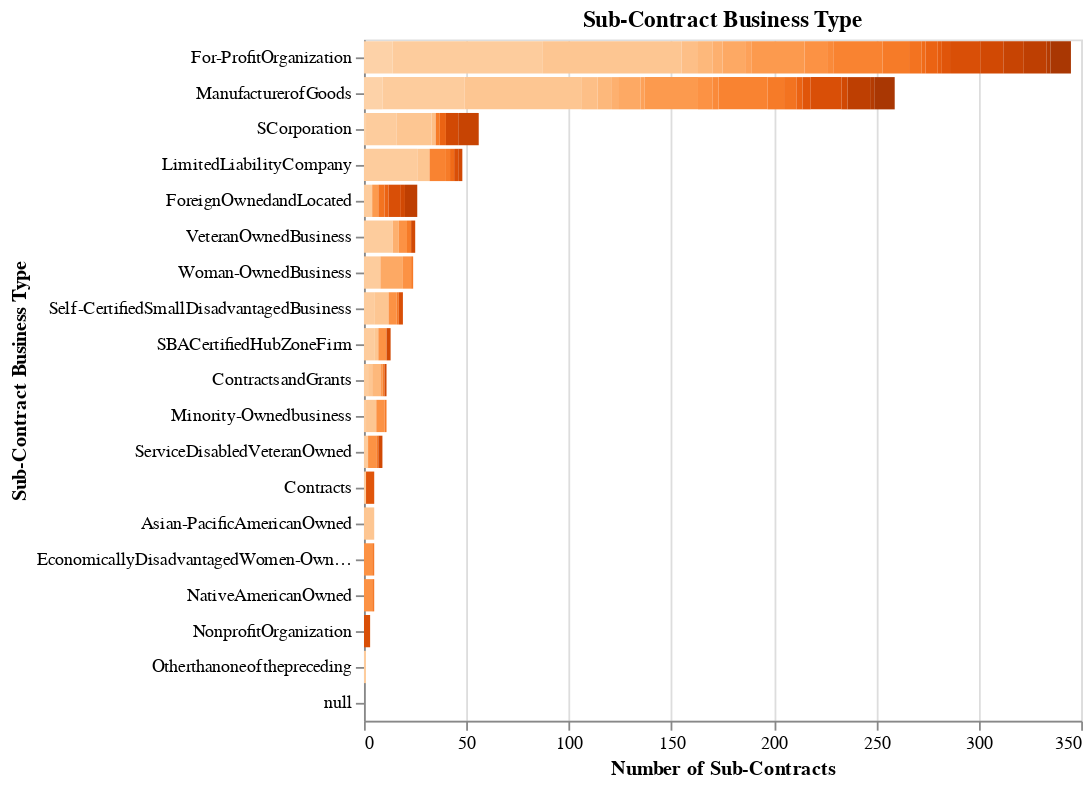

The cell this chart's notebook holds for it:
### Code cell
bars

### Figure 1 — Vega-Lite specification as saved in the notebook (floating-point values rounded to 4 significant figures; data arrays with more than 128 entries replaced by an {"elided": "..."} marker saying what was removed)
{"config": {"view": {"continuousWidth": 400, "continuousHeight": 300}}, "data": {"name": "data-efec88f1413e137abf2a45da7c81c3bf"}, "mark": "bar", "encoding": {"color": {"field": "state", "legend": null, "scale": {"scheme": "Oranges"}, "type": "nominal"}, "tooltip": [{"field": "num_contracts", "title": "Number of Sub-Contracts", "type": "quantitative"}, {"field": "state", "title": "State", "type": "nominal"}], "x": {"field": "num_contracts", "title": "Number of Sub-Contracts", "type": "quantitative"}, "y": {"field": "description", "sort": "-x", "title": "Sub-Contract Business Type", "type": "nominal"}}, "selection": {"selector043": {"type": "multi", "fields": ["state"]}}, "title": "Sub-Contract Business Type", "transform": [{"filter": {"selection": "selector043"}}], "$schema": "https://vega.github.io/schema/vega-lite/v4.17.0.json", "datasets": {"data-efec88f1413e137abf2a45da7c81c3bf": {"elided": "136 records"}}}
